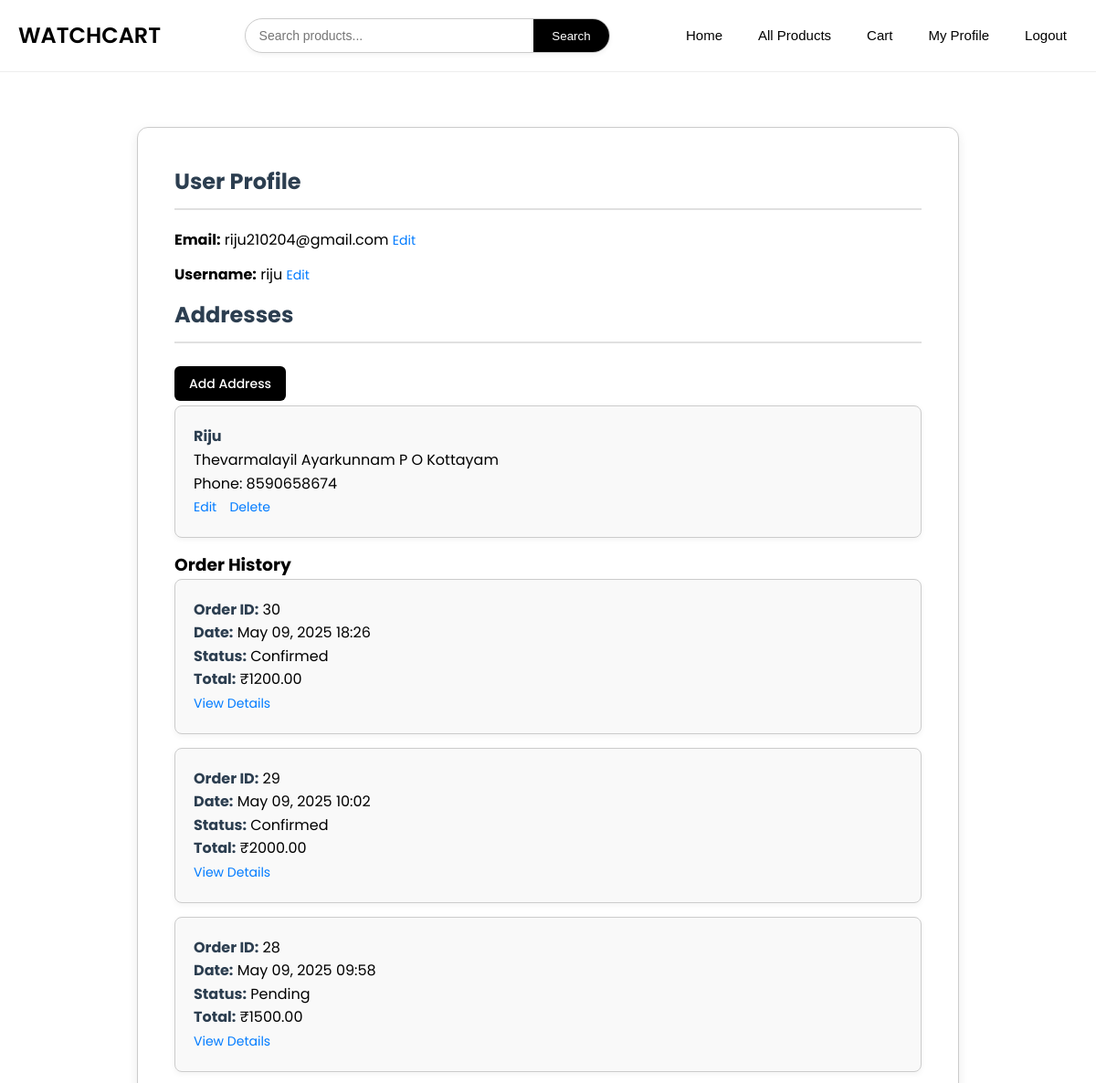
The app's page /profile/ (signed in, upper part), older data.
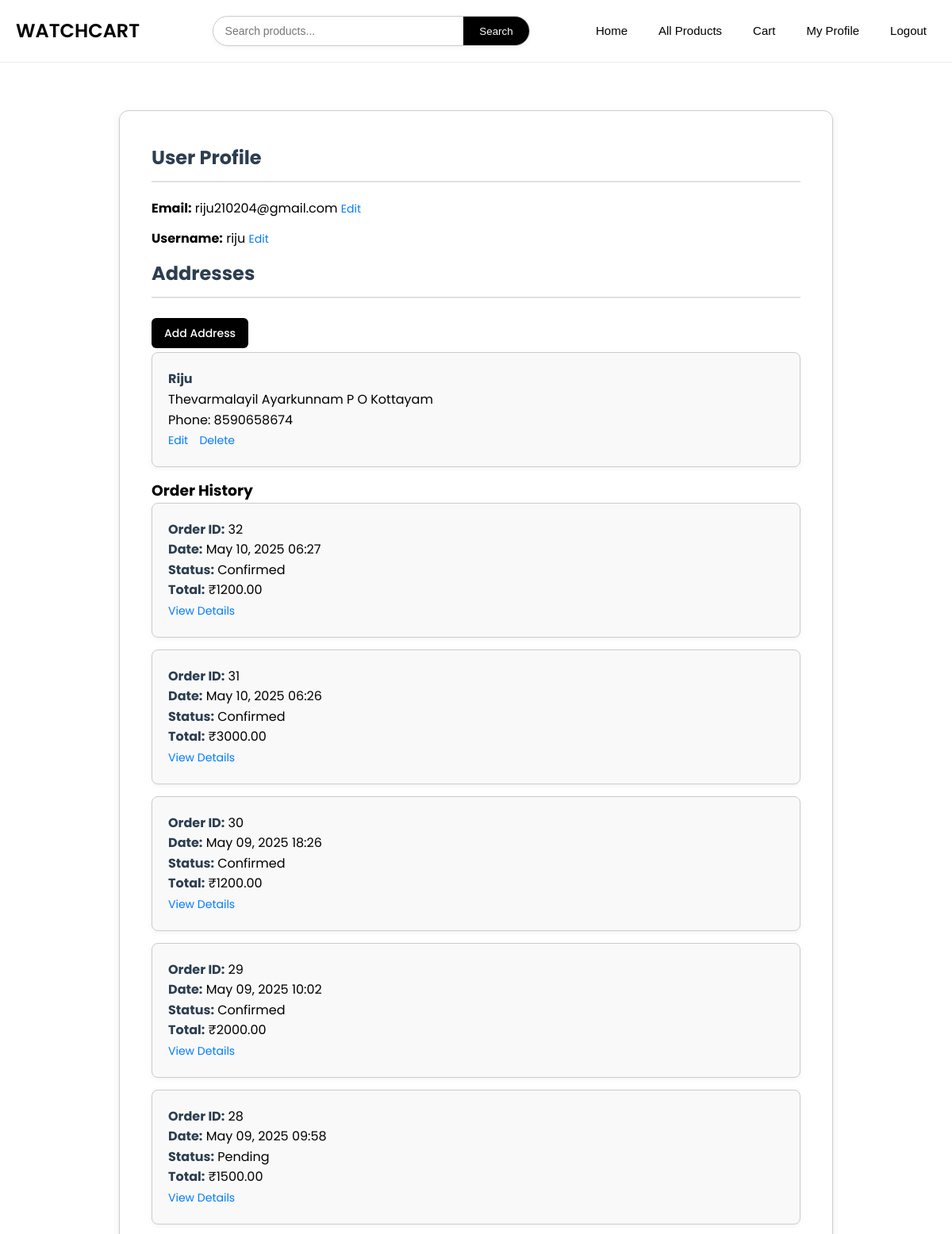
The same page, newer data.
### eapp/models.py (models this page shows, shortened)
class Address(models.Model):
    user = models.ForeignKey(User, on_delete=models.CASCADE)
    name = models.CharField(max_length=225)
    address = models.TextField()
    phone = models.CharField(max_length=12)
    is_default = models.BooleanField(default=False)

class Order(models.Model):
    PAYMENT_METHODS = [
        ('online', 'Online Payment'),
        ('cod', 'Cash on Delivery'),
    ]
    STATUS_CHOICES = [
        ('Pending', 'Pending'),
        ('Confirmed', 'Confirmed'),
    ]
    user = models.ForeignKey(User, on_delete=models.CASCADE)
    name = models.CharField(max_length=255, blank=True)
    phone = models.CharField(max_length=15, blank=True)
    shipping_address = models.TextField()
    payment_method = models.CharField(max_length=20, choices=PAYMENT_METHODS)
    total_price = models.DecimalField(max_digits=10, decimal_places=2)
    date_ordered = models.DateTimeField(auto_now_add=True)
    is_paid = models.BooleanField(default=False)
    status = models.CharField(max_length=20, choices=STATUS_CHOICES, default='Pending')
    razorpay_payment_id = models.CharField(max_length=100, blank=True, null=True)

### eapp/views.py (the view)
# urls.py: path('profile/', views.profile_view, name='profile'),
@login_required
def profile_view(request):
    addresses = Address.objects.filter(user=request.user)
    orders = Order.objects.filter(user=request.user).order_by('-date_ordered')
    return render(request, 'profile.html', {
        'email': request.user.email,
        'addresses': addresses,
        'orders': orders
    })

### templates/profile.html (shortened to what this page needs)
{% load static %}
<!DOCTYPE html>
<html lang="en">
<head>
  <link rel="stylesheet" href="{% static 'css/profile.css' %}" />
</head>
<body>
  <nav class="navbar">
    <a class="navbar-brand" href="#">WATCHCART</a>
    <div class="nav-links">
      <a href="{% url 'index' %}"><button>Home</button></a>
      <a href="{% url 'product_list' %}"><button>All Products</button></a>
      <a href="{% url 'cart_view' %}"><button>Cart</button></a>
      <a href="{% url 'profile' %}"><button>My Profile</button></a>
      {% if user.is_authenticated %}
        <a href="{% url 'logout' %}"><button>Logout</button></a>
      {% else %}
        <a href="{% url 'userlogin' %}"><button>Login</button></a>
      {% endif %}
    </div>
    <div class="search">
      <form method="GET" action="{% url 'search_results' %}">
        <input type="text" name="q" placeholder="Search products..." required />
        <button type="submit">Search</button>
      </form>
    </div>
  </nav>
  <div class="container">
    <div class="profile-section">
      <h2>User Profile</h2>
      <p><strong>Email:</strong> {{ email }} <a href="{% url 'edit_email' %}">Edit</a></p>
      <p><strong>Username:</strong> {{ request.user.username }} <a href="{% url 'edit_username' %}">Edit</a></p>
    </div>
    <div class="address-section">
      <h3>Addresses</h3>
      <a class="custom-btn green" href="{% url 'add_address' %}">Add Address</a>
      {% if addresses %}
        <ul class="list-group">
          {% for addr in addresses %}
            <li class="list-group-item">
              <strong>{{ addr.name }}</strong><br />
              {{ addr.address }}<br />
              Phone: {{ addr.phone }}<br />
              <a href="{% url 'edit_address' addr.id %}">Edit</a>
              <a href="{% url 'delete_address' addr.id %}">Delete</a>
            </li>
          {% endfor %}
        </ul>
      {% else %}
        <p>No addresses saved yet.</p>
      {% endif %}
    </div>
    <div class="order-history-section">
      <h3>Order History</h3>
      {% if orders %}
        <ul class="list-group">
          {% for order in orders %}
            <li class="list-group-item">
              <strong>Order ID:</strong> {{ order.id }}<br />
              <strong>Date:</strong> {{ order.date_ordered|date:"M d, Y H:i" }}<br />
              <strong>Status:</strong> {{ order.status }}<br />
              <strong>Total:</strong> ₹{{ order.total_price }}<br />
              <a href="{% url 'order_detail' order.id %}">View Details</a>
            </li>
          {% endfor %}
        </ul>
      {% else %}
        <p>You have not placed any orders yet.</p>
      {% endif %}
    </div>
  </div>
</body>
</html>

Row changes from the older to the newer data that the page shows:
added Order: id "32", date_ordered "May 10, 2025 06:27", status "Confirmed", total_price "1200.00"
added Order: id "31", date_ordered "May 10, 2025 06:26", status "Confirmed", total_price "3000.00"
